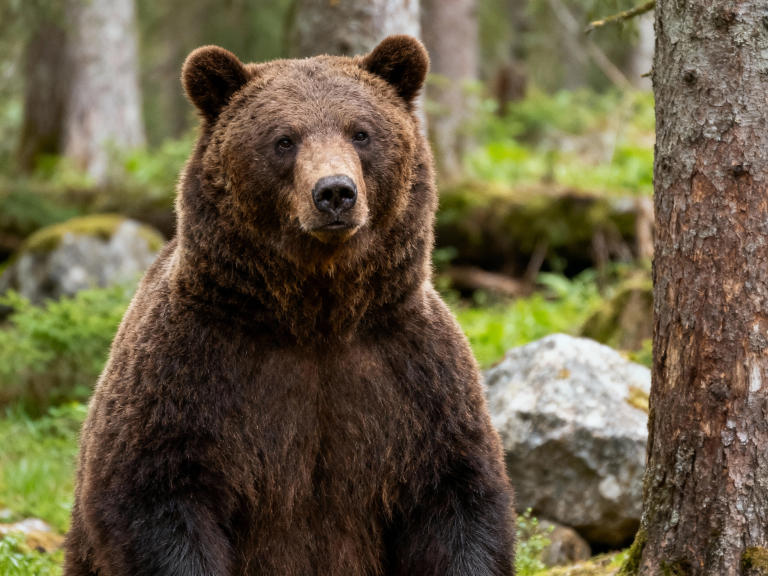
#> input picture images/animals/bear.png, 2304 x 1728 px (shown at 1/3 size); its folder holds only this picture in this run
$ python optimize_images.py
#> lines starting #> are read from the running program, lines starting #| are printed output that depends on the picture
"""
Image Optimization Script
Compresses and optimizes images while maintaining quality
"""
import os
from pathlib import Path
from PIL import Image

def get_folder_size(folder_path):
    """Calculate total size of folder in MB"""
    total_size = 0
    for dirpath, dirnames, filenames in os.walk(folder_path):
        for filename in filenames:
            filepath = os.path.join(dirpath, filename)
            if os.path.exists(filepath):
                total_size += os.path.getsize(filepath)
    return total_size / (1024 * 1024)  # Convert to MB

def optimize_image(image_path, max_width=800, quality=85):
    """
    Optimize a single image:
    - Resize if larger than max_width
    - Compress with specified quality
    - Convert to progressive JPG for faster loading
    """
#> called with image_path = 'images/animals/bear.png', max_width = 800, quality = 85
    try:
        img = Image.open(image_path)
#> img is the input picture: PIL image 2304x1728 RGB; mean R, G, B 102.4, 91.9, 66.8

        # Convert RGBA to RGB if needed (for JPG compatibility)
        if img.mode in ('RGBA', 'LA', 'P'):
            background = Image.new('RGB', img.size, (255, 255, 255))
            if img.mode == 'P':
                img = img.convert('RGBA')
            background.paste(img, mask=img.split()[-1] if img.mode in ('RGBA', 'LA') else None)
            img = background

        # Get original size
        original_size = os.path.getsize(image_path)

        # Resize if image is too large
        if img.width > max_width:
            ratio = max_width / img.width
#> ratio = 0.347
            new_height = int(img.height * ratio)
#> new_height = 600
            img = img.resize((max_width, new_height), Image.Resampling.LANCZOS)
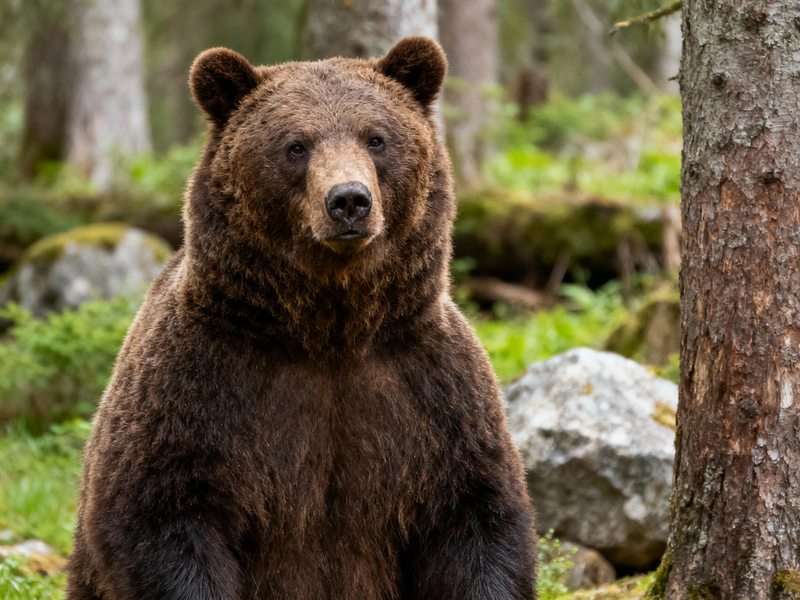
#> img: PIL image 800x600 RGB; mean R, G, B 102.4, 91.9, 66.8

        # Save with optimization
        img.save(
            image_path,
            'JPEG',
            quality=quality,
            optimize=True,
            progressive=True
        )

        new_size = os.path.getsize(image_path)
        saved = original_size - new_size

        return {
            'path': image_path,
            'original_size': original_size,
            'new_size': new_size,
            'saved': saved,
            'success': True
        }

    except Exception as e:
        return {
            'path': image_path,
            'success': False,
            'error': str(e)
        }

def optimize_images_in_folder(base_folder='images', max_width=800, quality=85):
    """
    Optimize all images in the images folder
    """
    base_path = Path(base_folder)

    if not base_path.exists():
        print(f"Error: {base_folder} folder not found")
        return

    # Calculate initial size
    initial_size = get_folder_size(base_path)
    print(f"Initial folder size: {initial_size:.2f} MB")
    print(f"\nOptimizing images (max_width={max_width}px, quality={quality}%)...")
    print("-" * 70)

    # Find all image files
    image_extensions = {'.jpg', '.jpeg', '.png', '.webp'}
    image_files = []

    for ext in image_extensions:
        image_files.extend(base_path.rglob(f'*{ext}'))

    total_images = len(image_files)
    total_saved = 0
    successful = 0
    failed = 0

    for i, img_path in enumerate(image_files, 1):
        result = optimize_image(str(img_path), max_width=max_width, quality=quality)

        if result['success']:
            successful += 1
            total_saved += result['saved']
            saved_kb = result['saved'] / 1024
            reduction = (result['saved'] / result['original_size'] * 100) if result['original_size'] > 0 else 0

            print(f"[{i}/{total_images}] {img_path.name}: "
                  f"Saved {saved_kb:.1f} KB ({reduction:.1f}% reduction)")
        else:
            failed += 1
            print(f"[{i}/{total_images}] {img_path.name}: FAILED - {result['error']}")

    # Calculate final size
    final_size = get_folder_size(base_path)
    total_saved_mb = initial_size - final_size

    print("-" * 70)
    print(f"\nOptimization Complete!")
    print(f"Processed: {total_images} images")
    print(f"Successful: {successful}")
    print(f"Failed: {failed}")
    print(f"\nInitial size: {initial_size:.2f} MB")
    print(f"Final size: {final_size:.2f} MB")
    print(f"Total saved: {total_saved_mb:.2f} MB ({(total_saved_mb/initial_size*100):.1f}% reduction)")

if __name__ == '__main__':
    import sys

    # Parse command line arguments
    max_width = 800  # Default max width
    quality = 85     # Default quality

    if len(sys.argv) > 1:
        max_width = int(sys.argv[1])
    if len(sys.argv) > 2:
        quality = int(sys.argv[2])

    print("=" * 70)
    print("IMAGE OPTIMIZATION TOOL")
    print("=" * 70)
    print(f"Settings: Max Width = {max_width}px, Quality = {quality}%")
    print()

    optimize_images_in_folder(max_width=max_width, quality=quality)
